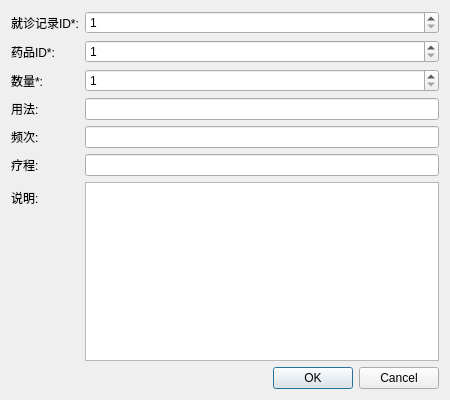
<?xml version="1.0" encoding="UTF-8"?>
<ui version="4.0">
 <class>PrescriptionDialog</class>
 <widget class="QDialog" name="PrescriptionDialog">
  <property name="geometry">
   <rect>
    <x>0</x>
    <y>0</y>
    <width>450</width>
    <height>400</height>
   </rect>
  </property>
  <property name="windowTitle">
   <string>处方信息</string>
  </property>
  <layout class="QVBoxLayout" name="verticalLayout">
   <item>
    <layout class="QFormLayout" name="formLayout">
     <item row="0" column="0">
      <widget class="QLabel" name="label_record">
       <property name="text">
        <string>就诊记录ID*:</string>
       </property>
      </widget>
     </item>
     <item row="0" column="1">
      <widget class="QSpinBox" name="medicalRecordIdSpin">
       <property name="minimum">
        <number>1</number>
       </property>
      </widget>
     </item>
     <item row="1" column="0">
      <widget class="QLabel" name="label_medicine">
       <property name="text">
        <string>药品ID*:</string>
       </property>
      </widget>
     </item>
     <item row="1" column="1">
      <widget class="QSpinBox" name="medicineIdSpin">
       <property name="minimum">
        <number>1</number>
       </property>
      </widget>
     </item>
     <item row="2" column="0">
      <widget class="QLabel" name="label_quantity">
       <property name="text">
        <string>数量*:</string>
       </property>
      </widget>
     </item>
     <item row="2" column="1">
      <widget class="QSpinBox" name="quantitySpin">
       <property name="minimum">
        <number>1</number>
       </property>
      </widget>
     </item>
     <item row="3" column="0">
      <widget class="QLabel" name="label_dosage">
       <property name="text">
        <string>用法:</string>
       </property>
      </widget>
     </item>
     <item row="3" column="1">
      <widget class="QLineEdit" name="dosageEdit"/>
     </item>
     <item row="4" column="0">
      <widget class="QLabel" name="label_frequency">
       <property name="text">
        <string>频次:</string>
       </property>
      </widget>
     </item>
     <item row="4" column="1">
      <widget class="QLineEdit" name="frequencyEdit"/>
     </item>
     <item row="5" column="0">
      <widget class="QLabel" name="label_duration">
       <property name="text">
        <string>疗程:</string>
       </property>
      </widget>
     </item>
     <item row="5" column="1">
      <widget class="QLineEdit" name="durationEdit"/>
     </item>
     <item row="6" column="0">
      <widget class="QLabel" name="label_instructions">
       <property name="text">
        <string>说明:</string>
       </property>
      </widget>
     </item>
     <item row="6" column="1">
      <widget class="QTextEdit" name="instructionsEdit">
       <property name="maximumHeight">
        <number>100</number>
       </property>
      </widget>
     </item>
    </layout>
   </item>
   <item>
    <widget class="QDialogButtonBox" name="buttonBox">
     <property name="orientation">
      <enum>Qt::Horizontal</enum>
     </property>
     <property name="standardButtons">
      <set>QDialogButtonBox::Cancel|QDialogButtonBox::Ok</set>
     </property>
    </widget>
   </item>
  </layout>
 </widget>
 <resources/>
 <connections>
  <connection>
   <sender>buttonBox</sender>
   <signal>accepted()</signal>
   <receiver>PrescriptionDialog</receiver>
   <slot>accept()</slot>
  </connection>
  <connection>
   <sender>buttonBox</sender>
   <signal>rejected()</signal>
   <receiver>PrescriptionDialog</receiver>
   <slot>reject()</slot>
  </connection>
 </connections>
</ui>
